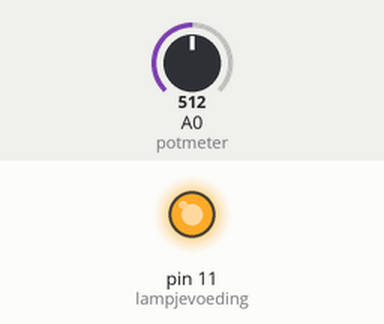
Bench run of a sketch on a simulated Arduino Uno, built with avr-gcc and run on an emulated ATmega328P. On the bench: output pins drawn as LEDs (lit = HIGH). Inputs (shaded band) come from the test bench; at power-on: A0 (potmeter) = 512.

Above: at 1.2 s.
1.3 s: A0 (potmeter) set to 6
2.8 s: A0 (potmeter) set to 3
At 3.7 s:
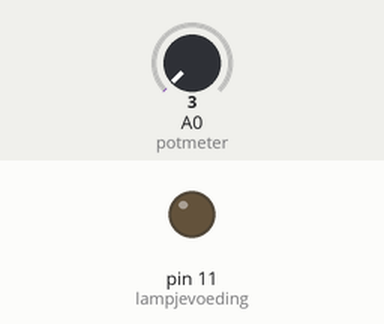
4.3 s: A0 (potmeter) set to 122
At 4.8 s:
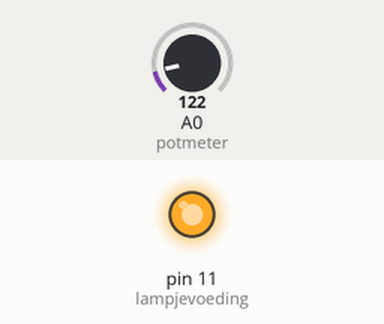
5.8 s: A0 (potmeter) set to 0
At 7.2 s:
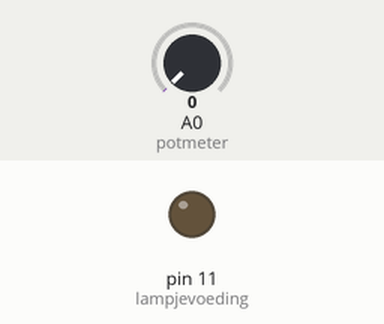
Timing chart, 0 to 8.3 s (numbered marks = the images above; inputs shaded):
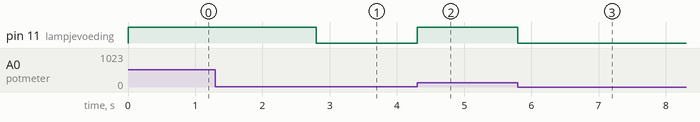

Measured:
- the behaviour switches between 5 and 4 on A0 (potmeter) (found by bisection; images 0 and 1)
- after the input at 1.3 s, every drawn part: stays the same
- after the input at 2.8 s, pin 11 (lampjevoeding): HIGH → LOW at once
- after the input at 4.3 s, pin 11 (lampjevoeding): LOW → HIGH at once
- after the input at 5.8 s, pin 11 (lampjevoeding): HIGH → LOW at once

The sketch:

lampje_harderzachter_met_pot.ino
```cpp
const int lampjevoeding = 11;
const int potmeter = A0;
void setup() {
  // put your setup code here, to run once:
  pinMode (lampjevoeding, OUTPUT);
  pinMode (potmeter, INPUT);
}

void loop() {
  // put your main code here, to run repeatedly:
  int potmetergetal = analogRead (potmeter);
  int lampjesterkte = map (potmetergetal, 0, 1023, 0, 225);
  digitalWrite (lampjevoeding, lampjesterkte);
}
```
